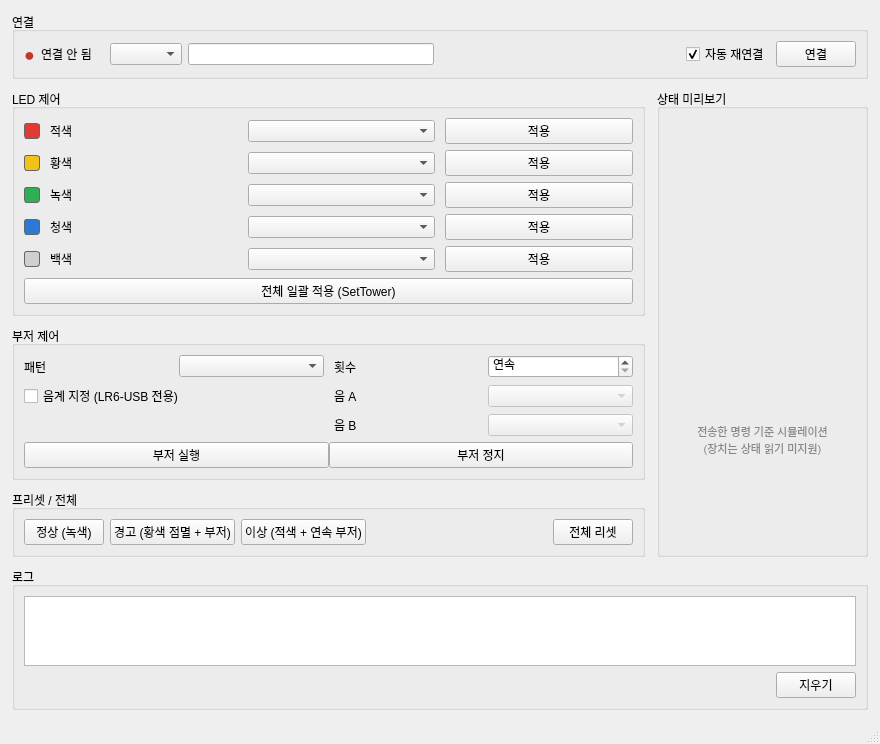
<?xml version="1.0" encoding="UTF-8"?>
<ui version="4.0">
 <class>MainWindow</class>
 <widget class="QMainWindow" name="MainWindow">
  <property name="geometry">
   <rect>
    <x>0</x>
    <y>0</y>
    <width>880</width>
    <height>720</height>
   </rect>
  </property>
  <property name="windowTitle">
   <string>PATLITE 신호등 제어기</string>
  </property>
  <widget class="QWidget" name="centralwidget">
   <layout class="QVBoxLayout" name="rootLayout" stretch="0,1,1">
    <property name="leftMargin"><number>12</number></property>
    <property name="topMargin"><number>12</number></property>
    <property name="rightMargin"><number>12</number></property>
    <property name="bottomMargin"><number>12</number></property>
    <property name="spacing"><number>10</number></property>
    <item>
     <widget class="QGroupBox" name="groupConnection">
      <property name="title"><string>연결</string></property>
      <layout class="QHBoxLayout" name="connectionLayout">
       <item>
        <widget class="QLabel" name="statusDot">
         <property name="styleSheet"><string notr="true">color:#C0392B; font-size:18px;</string></property>
         <property name="text"><string>●</string></property>
        </widget>
       </item>
       <item>
        <widget class="QLabel" name="statusText">
         <property name="text"><string>연결 안 됨</string></property>
        </widget>
       </item>
       <item>
        <spacer name="connSpacer1">
         <property name="orientation"><enum>Qt::Horizontal</enum></property>
         <property name="sizeType"><enum>QSizePolicy::Fixed</enum></property>
         <property name="sizeHint"><size><width>12</width><height>1</height></size></property>
        </spacer>
       </item>
       <item>
        <widget class="QComboBox" name="deviceType"/>
       </item>
       <item>
        <widget class="QLineEdit" name="lanTarget">
         <property name="minimumSize"><size><width>140</width><height>0</height></size></property>
        </widget>
       </item>
       <item>
        <spacer name="connSpacer2">
         <property name="orientation"><enum>Qt::Horizontal</enum></property>
         <property name="sizeHint"><size><width>40</width><height>20</height></size></property>
        </spacer>
       </item>
       <item>
        <widget class="QCheckBox" name="autoConnect">
         <property name="text"><string>자동 재연결</string></property>
         <property name="checked"><bool>true</bool></property>
        </widget>
       </item>
       <item>
        <widget class="QPushButton" name="connectBtn">
         <property name="text"><string>연결</string></property>
        </widget>
       </item>
      </layout>
     </widget>
    </item>
    <item>
     <layout class="QHBoxLayout" name="middleLayout" stretch="3,1">
      <property name="spacing"><number>12</number></property>
      <item>
       <layout class="QVBoxLayout" name="controlsLayout">
        <property name="spacing"><number>10</number></property>
        <item>
         <widget class="QGroupBox" name="groupLed">
          <property name="title"><string>LED 제어</string></property>
          <layout class="QGridLayout" name="ledGridLayout">
           <property name="horizontalSpacing"><number>10</number></property>
           <item row="0" column="0">
            <widget class="QLabel" name="ledSwatch_0">
             <property name="minimumSize"><size><width>16</width><height>16</height></size></property>
             <property name="maximumSize"><size><width>16</width><height>16</height></size></property>
             <property name="styleSheet"><string notr="true">background:#E03A34; border:1px solid #666; border-radius:3px;</string></property>
            </widget>
           </item>
           <item row="0" column="1">
            <widget class="QLabel" name="ledName_0">
             <property name="minimumSize"><size><width>48</width><height>0</height></size></property>
             <property name="text"><string>적색</string></property>
            </widget>
           </item>
           <item row="0" column="2">
            <widget class="QComboBox" name="ledCombo_0"/>
           </item>
           <item row="0" column="3">
            <widget class="QPushButton" name="ledButton_0">
             <property name="toolTip"><string>이 색상만 변경, 나머지는 현재 상태 유지</string></property>
             <property name="text"><string>적용</string></property>
            </widget>
           </item>
           <item row="1" column="0">
            <widget class="QLabel" name="ledSwatch_1">
             <property name="minimumSize"><size><width>16</width><height>16</height></size></property>
             <property name="maximumSize"><size><width>16</width><height>16</height></size></property>
             <property name="styleSheet"><string notr="true">background:#F2C21B; border:1px solid #666; border-radius:3px;</string></property>
            </widget>
           </item>
           <item row="1" column="1">
            <widget class="QLabel" name="ledName_1">
             <property name="minimumSize"><size><width>48</width><height>0</height></size></property>
             <property name="text"><string>황색</string></property>
            </widget>
           </item>
           <item row="1" column="2">
            <widget class="QComboBox" name="ledCombo_1"/>
           </item>
           <item row="1" column="3">
            <widget class="QPushButton" name="ledButton_1">
             <property name="toolTip"><string>이 색상만 변경, 나머지는 현재 상태 유지</string></property>
             <property name="text"><string>적용</string></property>
            </widget>
           </item>
           <item row="2" column="0">
            <widget class="QLabel" name="ledSwatch_2">
             <property name="minimumSize"><size><width>16</width><height>16</height></size></property>
             <property name="maximumSize"><size><width>16</width><height>16</height></size></property>
             <property name="styleSheet"><string notr="true">background:#2FAE55; border:1px solid #666; border-radius:3px;</string></property>
            </widget>
           </item>
           <item row="2" column="1">
            <widget class="QLabel" name="ledName_2">
             <property name="minimumSize"><size><width>48</width><height>0</height></size></property>
             <property name="text"><string>녹색</string></property>
            </widget>
           </item>
           <item row="2" column="2">
            <widget class="QComboBox" name="ledCombo_2"/>
           </item>
           <item row="2" column="3">
            <widget class="QPushButton" name="ledButton_2">
             <property name="toolTip"><string>이 색상만 변경, 나머지는 현재 상태 유지</string></property>
             <property name="text"><string>적용</string></property>
            </widget>
           </item>
           <item row="3" column="0">
            <widget class="QLabel" name="ledSwatch_3">
             <property name="minimumSize"><size><width>16</width><height>16</height></size></property>
             <property name="maximumSize"><size><width>16</width><height>16</height></size></property>
             <property name="styleSheet"><string notr="true">background:#2C79D8; border:1px solid #666; border-radius:3px;</string></property>
            </widget>
           </item>
           <item row="3" column="1">
            <widget class="QLabel" name="ledName_3">
             <property name="minimumSize"><size><width>48</width><height>0</height></size></property>
             <property name="text"><string>청색</string></property>
            </widget>
           </item>
           <item row="3" column="2">
            <widget class="QComboBox" name="ledCombo_3"/>
           </item>
           <item row="3" column="3">
            <widget class="QPushButton" name="ledButton_3">
             <property name="toolTip"><string>이 색상만 변경, 나머지는 현재 상태 유지</string></property>
             <property name="text"><string>적용</string></property>
            </widget>
           </item>
           <item row="4" column="0">
            <widget class="QLabel" name="ledSwatch_4">
             <property name="minimumSize"><size><width>16</width><height>16</height></size></property>
             <property name="maximumSize"><size><width>16</width><height>16</height></size></property>
             <property name="styleSheet"><string notr="true">background:#CFCFCF; border:1px solid #666; border-radius:3px;</string></property>
            </widget>
           </item>
           <item row="4" column="1">
            <widget class="QLabel" name="ledName_4">
             <property name="minimumSize"><size><width>48</width><height>0</height></size></property>
             <property name="text"><string>백색</string></property>
            </widget>
           </item>
           <item row="4" column="2">
            <widget class="QComboBox" name="ledCombo_4"/>
           </item>
           <item row="4" column="3">
            <widget class="QPushButton" name="ledButton_4">
             <property name="toolTip"><string>이 색상만 변경, 나머지는 현재 상태 유지</string></property>
             <property name="text"><string>적용</string></property>
            </widget>
           </item>
           <item row="5" column="0" colspan="4">
            <widget class="QPushButton" name="towerBtn">
             <property name="toolTip"><string>5색 LED를 한 번에 전송</string></property>
             <property name="text"><string>전체 일괄 적용 (SetTower)</string></property>
            </widget>
           </item>
          </layout>
         </widget>
        </item>
        <item>
         <widget class="QGroupBox" name="groupBuzzer">
          <property name="title"><string>부저 제어</string></property>
          <layout class="QGridLayout" name="buzzerGridLayout">
           <property name="horizontalSpacing"><number>10</number></property>
           <item row="0" column="0">
            <widget class="QLabel" name="buzPatternLabel">
             <property name="text"><string>패턴</string></property>
            </widget>
           </item>
           <item row="0" column="1">
            <widget class="QComboBox" name="buzPattern"/>
           </item>
           <item row="0" column="2">
            <widget class="QLabel" name="buzLimitLabel">
             <property name="text"><string>횟수</string></property>
            </widget>
           </item>
           <item row="0" column="3">
            <widget class="QSpinBox" name="buzLimit">
             <property name="toolTip"><string>0 = 연속 취명, 1~15 = 취명 횟수 (LR6-USB 전용)</string></property>
             <property name="specialValueText"><string>연속</string></property>
             <property name="maximum"><number>15</number></property>
            </widget>
           </item>
           <item row="1" column="0" colspan="2">
            <widget class="QCheckBox" name="buzUsePitch">
             <property name="text"><string>음계 지정 (LR6-USB 전용)</string></property>
            </widget>
           </item>
           <item row="1" column="2">
            <widget class="QLabel" name="buzPitchALabel">
             <property name="text"><string>음 A</string></property>
            </widget>
           </item>
           <item row="1" column="3">
            <widget class="QComboBox" name="buzPitchA">
             <property name="enabled"><bool>false</bool></property>
            </widget>
           </item>
           <item row="2" column="2">
            <widget class="QLabel" name="buzPitchBLabel">
             <property name="text"><string>음 B</string></property>
            </widget>
           </item>
           <item row="2" column="3">
            <widget class="QComboBox" name="buzPitchB">
             <property name="enabled"><bool>false</bool></property>
            </widget>
           </item>
           <item row="3" column="0" colspan="4">
            <layout class="QHBoxLayout" name="buzzerBtnRow">
             <item>
              <widget class="QPushButton" name="buzApply">
               <property name="text"><string>부저 실행</string></property>
              </widget>
             </item>
             <item>
              <widget class="QPushButton" name="buzStop">
               <property name="text"><string>부저 정지</string></property>
              </widget>
             </item>
            </layout>
           </item>
          </layout>
         </widget>
        </item>
        <item>
         <widget class="QGroupBox" name="groupPreset">
          <property name="title"><string>프리셋 / 전체</string></property>
          <layout class="QHBoxLayout" name="presetLayout">
           <item>
            <widget class="QPushButton" name="presetBtn_0">
             <property name="text"><string>정상 (녹색)</string></property>
            </widget>
           </item>
           <item>
            <widget class="QPushButton" name="presetBtn_1">
             <property name="text"><string>경고 (황색 점멸 + 부저)</string></property>
            </widget>
           </item>
           <item>
            <widget class="QPushButton" name="presetBtn_2">
             <property name="text"><string>이상 (적색 + 연속 부저)</string></property>
            </widget>
           </item>
           <item>
            <spacer name="presetSpacer">
             <property name="orientation"><enum>Qt::Horizontal</enum></property>
             <property name="sizeHint"><size><width>40</width><height>20</height></size></property>
            </spacer>
           </item>
           <item>
            <widget class="QPushButton" name="resetBtn">
             <property name="toolTip"><string>전 LED 소등 + 부저 정지</string></property>
             <property name="text"><string>전체 리셋</string></property>
            </widget>
           </item>
          </layout>
         </widget>
        </item>
        <item>
         <spacer name="controlsSpacer">
          <property name="orientation"><enum>Qt::Vertical</enum></property>
          <property name="sizeHint"><size><width>20</width><height>40</height></size></property>
         </spacer>
        </item>
       </layout>
      </item>
      <item>
       <widget class="QGroupBox" name="groupPreview">
        <property name="title"><string>상태 미리보기</string></property>
        <layout class="QVBoxLayout" name="previewLayout">
         <item>
          <widget class="TowerWidget" name="preview" native="true"/>
         </item>
         <item>
          <widget class="QLabel" name="previewNote">
           <property name="styleSheet"><string notr="true">color:#888; font-size:11px;</string></property>
           <property name="text"><string>전송한 명령 기준 시뮬레이션
(장치는 상태 읽기 미지원)</string></property>
           <property name="alignment"><set>Qt::AlignCenter</set></property>
          </widget>
         </item>
        </layout>
       </widget>
      </item>
     </layout>
    </item>
    <item>
     <widget class="QGroupBox" name="groupLog">
      <property name="title"><string>로그</string></property>
      <layout class="QVBoxLayout" name="logLayout">
       <item>
        <widget class="QPlainTextEdit" name="log">
         <property name="readOnly"><bool>true</bool></property>
        </widget>
       </item>
       <item>
        <layout class="QHBoxLayout" name="logBtnRow">
         <item>
          <spacer name="logSpacer">
           <property name="orientation"><enum>Qt::Horizontal</enum></property>
           <property name="sizeHint"><size><width>40</width><height>20</height></size></property>
          </spacer>
         </item>
         <item>
          <widget class="QPushButton" name="clearLogBtn">
           <property name="text"><string>지우기</string></property>
          </widget>
         </item>
        </layout>
       </item>
      </layout>
     </widget>
    </item>
   </layout>
  </widget>
  <widget class="QStatusBar" name="statusbar"/>
 </widget>
 <customwidgets>
  <customwidget>
   <class>TowerWidget</class>
   <extends>QWidget</extends>
   <header>TowerWidget.h</header>
   <container>0</container>
  </customwidget>
 </customwidgets>
 <resources/>
 <connections/>
</ui>
